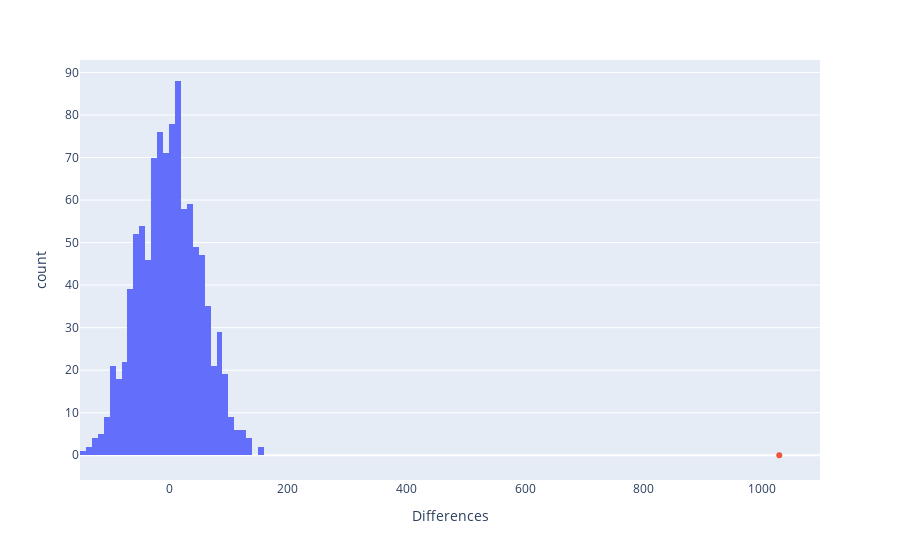

Notebook code for this chart:
### Code cell
diff_df = pd.DataFrame(differences)
diff_df = diff_df.rename(columns={0:'Differences'})
fig = px.histogram(diff_df, x="Differences")
fig.add_trace(go.Scatter(mode='markers',x=[obs_diff],y=[0],showlegend=False))
fig.show()

### Figure 1 — Plotly figure (JSON) as saved in the notebook; plotly's stock layout.template omitted (floating-point values rounded to 4 significant figures; data arrays with more than 128 entries replaced by an {"elided": "..."} marker saying what was removed)
{"data": [{"alignmentgroup": "True", "bingroup": "x", "hovertemplate": "Differences=%{x}<br>count=%{y}<extra></extra>", "legendgroup": "", "marker": {"color": "#636efa"}, "name": "", "offsetgroup": "", "orientation": "v", "showlegend": false, "type": "histogram", "x": {"elided": "1000 float values"}, "xaxis": "x", "yaxis": "y"}, {"mode": "markers", "showlegend": false, "type": "scatter", "x": [1028.0], "y": [0]}], "layout": {"barmode": "relative", "legend": {"tracegroupgap": 0}, "margin": {"t": 60}, "xaxis": {"anchor": "y", "domain": [0, 1], "title": {"text": "Differences"}}, "yaxis": {"anchor": "x", "domain": [0, 1], "title": {"text": "count"}}}}
